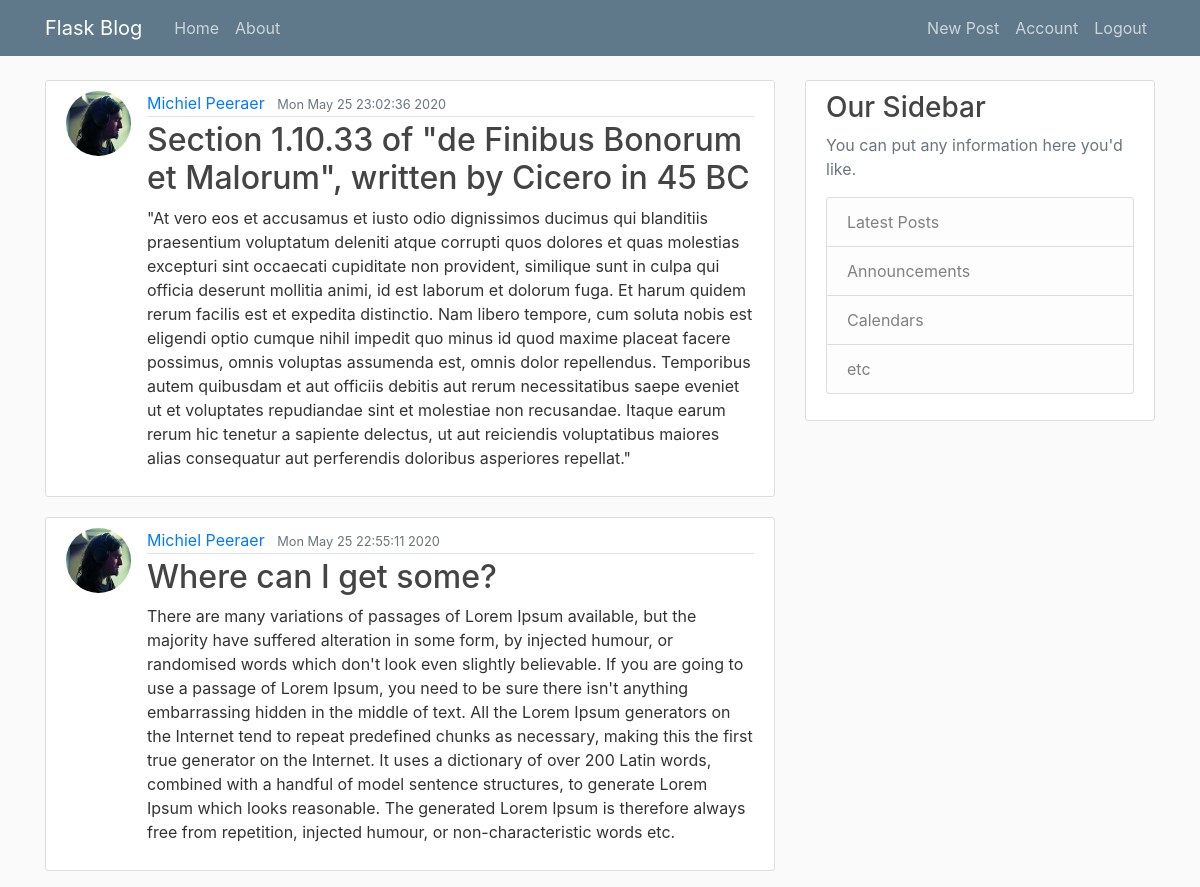
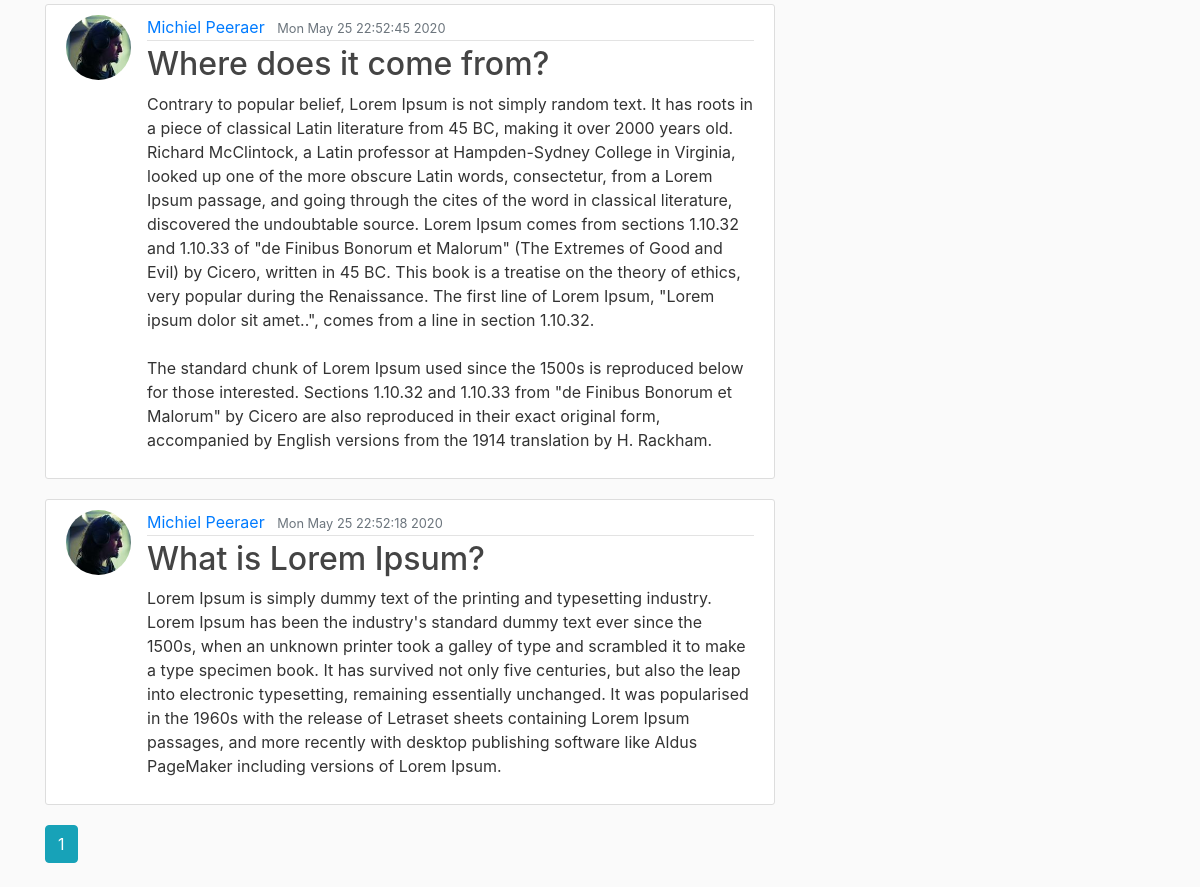
Screenshot of /home (signed in) with the database file from the repository (2 pictures, top to bottom).
### flaskblog/models.py (models this page shows, shortened)
class Post(db.Model):
    id = db.Column(db.Integer, primary_key=True)
    title = db.Column(db.String(100), nullable=False)
    date_posted = db.Column(db.DateTime, nullable=False, default=datetime.now)
    content = db.Column(db.Text, nullable=False)
    user_id = db.Column(db.Integer, db.ForeignKey('user.id'), nullable=False)

class User(db.Model, UserMixin):
    id = db.Column(db.Integer, primary_key=True)
    username = db.Column(db.String(20), unique=True, nullable=False)
    email = db.Column(db.String(120), unique=True, nullable=False)
    image_file = db.Column(db.String(20), nullable=False, default='default.jpg')
    password = db.Column(db.String(60), nullable=False)
    posts = db.relationship('Post', backref='author', lazy=True)

### flaskblog/main/routes.py (the view)
@main.route("/")
@main.route("/home")
def home():
    page = request.args.get('page', 1, type=int)
    posts = Post.query.order_by(Post.date_posted.desc()).paginate(page=page, per_page=5)
    return render_template('home.html', posts=posts)

### flaskblog/models.py (called while the page is built)
@login_manager.user_loader
def load_user(user_id):
    return User.query.get(int(user_id))

### flaskblog/templates/home.html (shortened to what this page needs)
{% extends "layout.html" %}
{% block content %}
    {% for post in posts.items %}
        <article class="media content-section">
            <img class="rounded-circle article-img" src="{{ url_for('static', filename='profile_pics/' + post.author.image_file) }}">
            <div class="media-body">
                <div class="article-metadata">
                    <a class="mr-2" href="{{ url_for('users.user_posts', username=post.author.username) }}">{{ post.author.username }}</a>
                    <small class="text-muted">{{ post.date_posted.strftime('%c') }}</small>
                </div>
                <h2><a class="article-title" href="{{ url_for('posts.post', post_id=post.id) }}">{{ post.title }}</a></h2>
                <p class="article-content">{{ post.content }}</p>
            </div>
        </article>
    {% endfor %}
    <div class="btn-group">
        {% for page_num in posts.iter_pages(left_edge=1, right_edge=1, left_current=1, right_current=2) %}
            {% if page_num %}
                {% if posts.page == page_num %}
                    <a class="btn btn-info mb-4" href="{{ url_for('main.home', page=page_num) }}">{{ page_num }}</a>
                {% else %}
                    <a class="btn btn-outline-info mb-4" href="{{ url_for('main.home', page=page_num) }}">{{ page_num }}</a>
                {% endif %}
            {% else %}
                <span class="btn btn-outline-info mb-4 disabled">...</span>
            {% endif %}
        {% endfor %}
    </div>
{% endblock content %}

### flaskblog/static/main.css (style rules this page uses)
body { background: #fafafa; color: #333333; margin-top: 5rem; }
h1, h2, h3, h4, h5, h6 { color: #444444; }
.content-section { background: #ffffff; padding: 10px 20px; border: 1px solid #dddddd; border-radius: 3px; margin-bottom: 20px; }
.article-title { color: #444444; }
.article-content { white-space: pre-line; }
.article-img { height: 65px; width: 65px; margin-right: 16px; }
.article-metadata { padding-bottom: 1px; margin-bottom: 4px; border-bottom: 1px solid #e3e3e3 }

### rows the page displays
Post: image_file (picture), author.username "Michiel Peeraer", date_posted "Mon May 25 23:02:36 2020", title "Section 1.10.33 of \"de Finibus Bonorum et Malorum\", written by Cicero in 45 BC", content "\"At vero eos et accusamus et iusto odio dignissimos ducimus qui blanditiis praesentium voluptatum deleniti atque corrupti quos dolores et quas molestias excepturi sint occaecati cupiditate non provident, similique sunt in culpa qui officia deserunt mollitia animi, id est laborum et dolorum fuga. Et harum quidem rerum facilis est et expedita distinctio. Nam libero tempore, cum soluta nobis est eligendi optio cumque nihil impedit quo minus id quod maxime placeat facere possimus, omnis voluptas assumenda est, omnis dolor repellendus. Temporibus autem quibusdam et aut officiis debitis aut rerum necessitatibus saepe eveniet ut et voluptates repudiandae sint et molestiae non recusandae. Itaque…"
Post: image_file (picture), author.username "Michiel Peeraer", date_posted "Mon May 25 22:55:11 2020", title "Where can I get some?", content "There are many variations of passages of Lorem Ipsum available, but the majority have suffered alteration in some form, by injected humour, or randomised words which don't look even slightly believable. If you are going to use a passage of Lorem Ipsum, you need to be sure there isn't anything embarrassing hidden in the middle of text. All the Lorem Ipsum generators on the Internet tend to repeat predefined chunks as necessary, making this the first true generator on the Internet. It uses a dictionary of over 200 Latin words, combined with a handful of model sentence structures, to generate Lorem Ipsum which looks reasonable. The generated Lorem Ipsum is therefore always free from…"
Post: image_file (picture), author.username "Michiel Peeraer", date_posted "Mon May 25 22:52:45 2020", title "Where does it come from?", content "Contrary to popular belief, Lorem Ipsum is not simply random text. It has roots in a piece of classical Latin literature from 45 BC, making it over 2000 years old. Richard McClintock, a Latin professor at Hampden-Sydney College in Virginia, looked up one of the more obscure Latin words, consectetur, from a Lorem Ipsum passage, and going through the cites of the word in classical literature, discovered the undoubtable source. Lorem Ipsum comes from sections 1.10.32 and 1.10.33 of \"de Finibus Bonorum et Malorum\" (The Extremes of Good and Evil) by Cicero, written in 45 BC. This book is a treatise on the theory of ethics, very popular during the Renaissance. The first line of Lorem Ipsum,…"
Post: image_file (picture), author.username "Michiel Peeraer", date_posted "Mon May 25 22:52:18 2020", title "What is Lorem Ipsum?", content "Lorem Ipsum is simply dummy text of the printing and typesetting industry. Lorem Ipsum has been the industry's standard dummy text ever since the 1500s, when an unknown printer took a galley of type and scrambled it to make a type specimen book. It has survived not only five centuries, but also the leap into electronic typesetting, remaining essentially unchanged. It was popularised in the 1960s with the release of Letraset sheets containing Lorem Ipsum passages, and more recently with desktop publishing software like Aldus PageMaker including versions of Lorem Ipsum."

### other values shown
{{ page_num }} "1"
